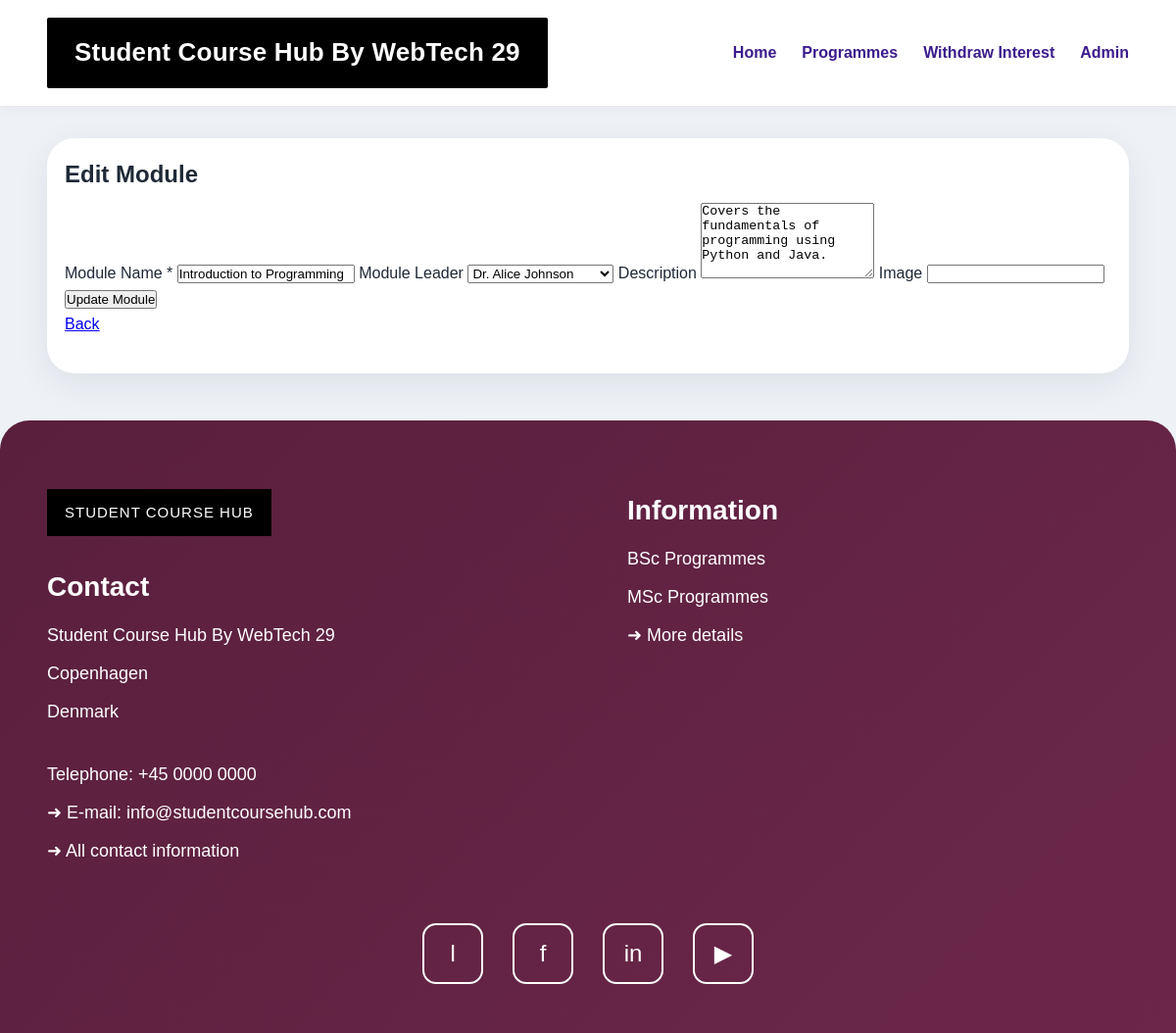
The app's page /index.php?action=admin_module_edit&id=1 (signed in) with its own data.
### tables this page shows
CREATE TABLE `modules` (
  `ModuleID` int(11) NOT NULL,
  `ModuleName` text NOT NULL,
  `ModuleLeaderID` int(11) DEFAULT NULL,
  `Description` text DEFAULT NULL,
  `Image` text DEFAULT NULL
);

CREATE TABLE `staff` (
  `StaffID` int(11) NOT NULL,
  `Name` text NOT NULL
);

### app/controllers/AdminModuleController.php (called while the page is built, shortened)
<?php
require_once __DIR__ . '/../models/Module.php';
class AdminModuleController
{
    private Module $moduleModel;
    public function __construct(PDO $pdo)
    {
        $this->moduleModel = new Module($pdo);
    }
    public function edit()
    {
        $id = $_GET['id'] ?? 0;
        $module = $this->moduleModel->getById($id);
        $staff = $this->moduleModel->getStaff();
        require __DIR__ . '/../views/admin/modules/edit.php';
    }
}

### app/models/Module.php (called while the page is built, shortened)
<?php
class Module
{
    private PDO $pdo;
    public function __construct(PDO $pdo)
    {
        $this->pdo = $pdo;
    }
    public function getById(int $id)
    {
        $stmt = $this->pdo->prepare("SELECT * FROM modules WHERE ModuleID = ?");
        $stmt->execute([$id]);
        return $stmt->fetch(PDO::FETCH_ASSOC);
    }
    public function getStaff(): array
    {
        $stmt = $this->pdo->query("SELECT StaffID, Name FROM staff ORDER BY Name");
        return $stmt->fetchAll(PDO::FETCH_ASSOC);
    }
}

### app/views/admin/modules/edit.php (the view, shortened to what this page needs)
<?php require __DIR__ . '/../../layouts/header.php'; ?>
<h2>Edit Module</h2>
<form method="POST" action="index.php?action=admin_module_update">
    <label for="module_name">Module Name *</label>
    <input type="text" id="module_name" name="module_name" value="<?= htmlspecialchars($module['ModuleName']) ?>" required>
    <label for="leader_id">Module Leader</label>
    <select id="leader_id" name="leader_id">
        <?php foreach ($staff as $member): ?>
            <option value="<?= $member['StaffID'] ?>" <?= ($module['ModuleLeaderID'] == $member['StaffID']) ? 'selected' : '' ?>>
                <?= htmlspecialchars($member['Name']) ?>
            </option>
        <?php endforeach; ?>
    </select>
    <label for="description">Description</label>
    <textarea id="description" name="description" rows="5"><?= htmlspecialchars($module['Description'] ?? '') ?></textarea>
    <label for="image">Image</label>
    <input type="text" id="image" name="image" value="<?= htmlspecialchars($module['Image'] ?? '') ?>">
    <button type="submit">Update Module</button>
</form>
<p><a href="index.php?action=admin_modules">Back</a></p>
<?php require __DIR__ . '/../../layouts/footer.php'; ?>

### public/css/style.css (style rules this page uses)
* { box-sizing: border-box; margin: 0; padding: 0; }
body { font-family: Arial, sans-serif; background: #eef2f7; color: #1f2937; line-height: 1.6; }
main h1, main h2, main h3 { margin-bottom: 10px; }
main p { margin-bottom: 20px; }

### records on screen
modules: module_name "Introduction to Programming", leader_id "Dr. Alice Johnson", description "Covers the fundamentals of programming using Python and Java."
